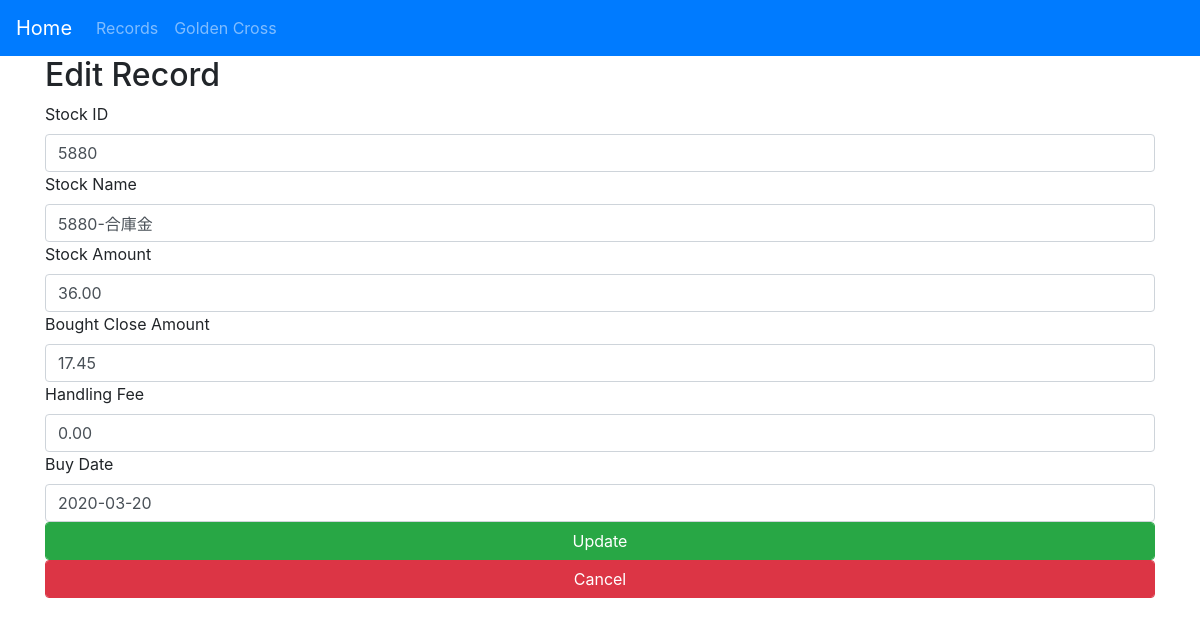
The page /edit/21 (signed in) on the database its author committed.
### app/models.py (models this page shows, shortened)
class StockHolding(db.Model):
    id = db.Column(db.Integer, primary_key=True)
    stock_id = db.Column(db.String(20))
    stock_name = db.Column(db.String(50))
    stock_amount = db.Column(db.Numeric(20, 2))
    close_amount = db.Column(db.Numeric(20, 2))
    handling_fee = db.Column(db.Numeric(20, 2))
    money_spent = db.Column(db.Numeric(20, 2))
    buy_date = db.Column(db.String(20))

### app/views.py (the view, shortened to what this page needs)
@app.route('/edit/<int:id>', methods=['GET', 'POST'])
def edit(id):
    record = StockHolding.query.get_or_404(id)
    if request.method == 'GET':
        return render_template('edit.html', record=record)

### app/templates/edit.html (shortened to what this page needs)
{% extends 'base.html' %}
{% block body %}
    <h2>Edit Record</h2>
    <form class="form-group" action="/edit/{{ record.id }}" method="post">
        <label for="stock_id">Stock ID</label>
        <input class="form-control" type="text" name="stock_id" id="stock_id" value="{{ record.stock_id }}" />
        <label for="stock_name">Stock Name</label>
        <input class="form-control" type="text" name="stock_name" id="stock_name" value="{{ record.stock_name }}" />
        <label for="stock_amount">Stock Amount</label>
        <input class="form-control" type="text" name="stock_amount" id="stock_amount" value="{{ record.stock_amount }}" />
        <label for="close_amount">Bought Close Amount</label>
        <input class="form-control" type="text" name="close_amount" id="close_amount" value="{{ record.close_amount }}" />
        <label for="handling_fee">Handling Fee</label>
        <input class="form-control" type="handling_fee" name="handling_fee" id="handling_fee" value="{{ record.handling_fee }}" />
        <label for="buy_date">Buy Date</label>
        <input class="form-control" type="text" name="buy_date" id="buy_date" value="{{ record.buy_date }}" />
        <input class="btn btn-success form-control" type="submit" value="Update" />
        <input class="btn btn-danger form-control" type="button" value="Cancel" onclick="return location.href='/records/1';" />
    </form>
{% endblock %}

### rows shown on the page
StockHolding: stock_id "5880", stock_name "5880-合庫金", stock_amount "36.00", close_amount "17.45", handling_fee "0.00", buy_date "2020-03-20"
